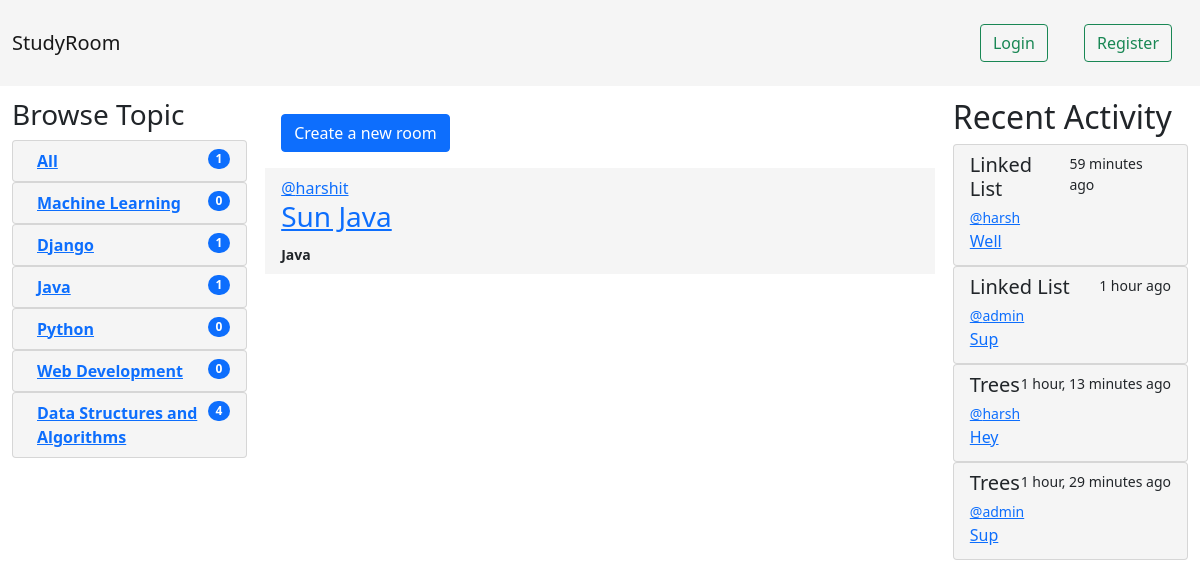
Screenshot of /?q=Java with the database file from the repository.
### base/models.py (models this page shows, shortened)
class Topic(models.Model):
    name = models.CharField(max_length=200)

class Room(models.Model):
    host = models.ForeignKey(User, on_delete=models.SET_NULL, null=True)
    topic = models.ForeignKey(Topic, on_delete=models.SET_NULL, null=True)
    name = models.CharField(max_length=200, unique=True)
    description = models.TextField(null=True, blank=True)
    updated_at = models.DateTimeField(auto_now=True)
    created_at = models.DateTimeField(auto_now_add=True)
    participants = models.ManyToManyField(User, related_name='participants')

class Message(models.Model):
    user = models.ForeignKey(User, on_delete=models.CASCADE)
    room = models.ForeignKey(Room, on_delete=models.CASCADE)
    body = models.TextField()
    updated_at = models.DateTimeField(auto_now=True)
    created_at = models.DateTimeField(auto_now_add=True)

### base/views.py (the view)
# urls.py: path('', views.home_view, name="home"),
def home_view(request):
    q = request.GET.get('q') if request.GET.get('q') != None else ''
    rooms = Room.objects.filter(
        Q(topic__name__icontains=q) |
        Q(name__icontains=q) |
        Q(description__icontains=q)
    )
    room_messages = Message.objects.all().order_by('-created_at')[:4]
    rooms = rooms.order_by('-updated_at', '-created_at')
    room_count = rooms.count()
    topics = Topic.objects.all()
    context = {
        'rooms': rooms,
        'topics': topics,
        'room_count': room_count,
        'room_messages': room_messages,
    }
    return render(request, 'base/home.html', context)

### base/templates/base/home.html
{% extends 'base.html' %}
{% block content %}
<div class="home-container">
    <div>
        {% include 'base/topic_component.html' %}
    </div>
    <div class="main-home">
        <a href="{% url 'create-room' %}" type="button" class="btn btn-primary">Create a new room</a>
        <div>
            <ul class="list-group list-group-flush">
                {% for room in rooms %}
                <li class="list-group-item">
                    <div>
                        <div class="left">
                            <a href="{% url 'user-profile' room.host.id %}"> @{{ room.host }} </a>
                        </div>
                        <div class="right">
                            {% if request.user == room.host or request.user.is_superuser %}
                            <a href="{% url 'update-room' room.id %}"><img
                                    src="https://img.icons8.com/material-outlined/24/000000/edit--v1.png" /></a>
                            <a href="{% url 'delete-room' room.id %}"><img
                                    src="https://img.icons8.com/material-outlined/24/000000/delete-sign.png" /></a>
                            {% else %}
                            <br>
                            {% endif %}
                        </div>
                    </div>
                    <div>
                        <h3>
                            <a href="{% url 'room' room.id %}">
                                {{room.name}}
                            </a>
                        </h3>
                    </div>
                    <b><small>{{ room.topic.name }}</small></b>
                </li>
                {% endfor %}
            </ul>
        </div>
    </div>
    <div>
        {% include 'base/activity_component.html' %}
    </div>
</div>
{% endblock %}

### base/templates/base/topic_component.html
<h3>Browse Topic</h3>
<ol class="list-group list-group">
    <li class="list-group-item d-flex justify-content-between align-items-start">
        <div class="ms-2 me-auto">
            <div class="fw-bold"> <a href="{% url 'home' %}"> All </a></div>
        </div>
        <span class="badge bg-primary rounded-pill">{{ room_count }}</span>
    </li>
</ol>
{% for topic in topics %}
<ol class="list-group list-group">
    <li class="list-group-item d-flex justify-content-between align-items-start">
        <div class="ms-2 me-auto">
            <div class="fw-bold"> <a href="{% url 'home' %}?q={{ topic.name }}"> {{ topic.name }} </a></div>
        </div>
        <span class="badge bg-primary rounded-pill">{{ topic.room_set.count }}</span>
    </li>
</ol>
{% endfor %}

### base/templates/base/activity_component.html
<h2>Recent Activity</h2>
{% for message in room_messages %}
<div class="list-group">
    <div class="list-group-item list-group-item-action">
        <div class="d-flex w-100 justify-content-between">
            <h5 class="mb-1">{{message.room.name}}</h5>
            <small>{{message.created_at|timesince}} ago</small>
        </div>
        <a href="{% url 'user-profile' message.user.id %}"><small>@{{message.user}}</small></a>
        <a href="{% url 'room' message.room.id %}">
            <p class="mb-1">{{ message.body }}</p>
        </a>
    </div>
</div>
{% endfor %}

### static/css/style.css (style rules this page uses)
.left { float: left; width: 50%; }
.right { float: right; width: 50%; text-align: end; }
.home-container { display: grid; grid-template-columns: 1fr 3fr 1fr; padding: 12px; }
.btn { margin: 16px; }
.main-home { padding-left: 18px; padding-right: 18px; }
.list-group-item { background-color: whitesmoke; }

### rows the page displays
Topic: name "Machine Learning", room_set.count "0"
Topic: name "Django", room_set.count "1"
Topic: name "Java", room_set.count "1"
Topic: name "Python", room_set.count "0"
Topic: name "Web Development", room_set.count "0"
Topic: name "Data Structures and Algorithms", room_set.count "4"
Room: host "harshit", name "Sun Java", topic.name "Java"
Message: room.name "Linked List", created_at "59 minutes", user "harsh", body "Well"
Message: room.name "Linked List", created_at "1 hour", user "admin", body "Sup"
Message: room.name "Trees", created_at "1 hour, 13 minutes", user "harsh", body "Hey"
Message: room.name "Trees", created_at "1 hour, 29 minutes", user "admin", body "Sup"

### other values shown
{{ room_count }} "1"
